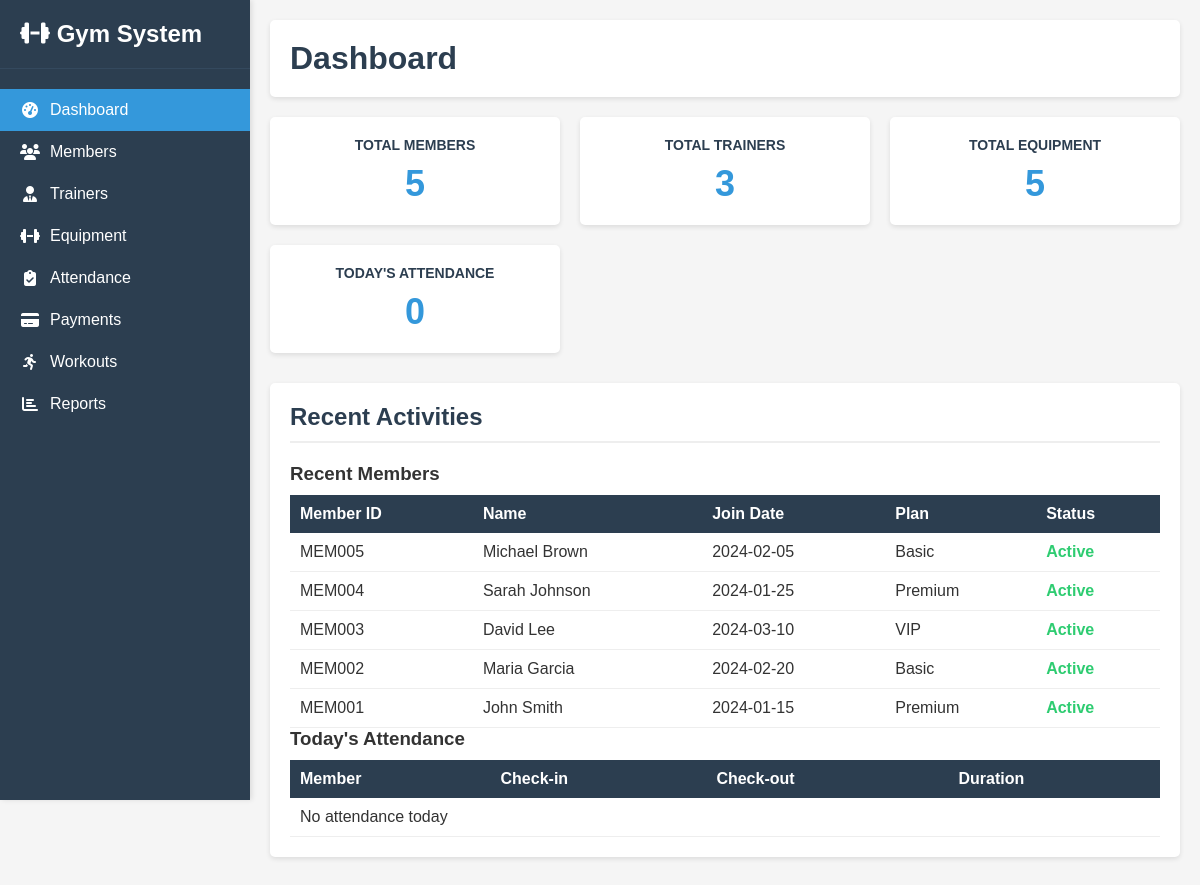
The page / on the database its author committed.
### tables this page shows
CREATE TABLE members (
    id INT PRIMARY KEY AUTO_INCREMENT,
    member_id VARCHAR(20) UNIQUE NOT NULL,
    name VARCHAR(100) NOT NULL,
    email VARCHAR(100),
    phone VARCHAR(15),
    join_date DATE NOT NULL,
    plan_type ENUM('Basic', 'Premium', 'VIP') DEFAULT 'Basic',
    status ENUM('Active', 'Inactive') DEFAULT 'Active',
    created_at TIMESTAMP DEFAULT CURRENT_TIMESTAMP
);

### index.php (the view, shortened to what this page needs)
<?php
include 'config.php';
?>
<!DOCTYPE html>
<html lang="en">
<head>
    <link rel="stylesheet" href="style.css">
    <link rel="stylesheet" href="https://cdnjs.cloudflare.com/ajax/libs/font-awesome/6.4.0/css/all.min.css">
</head>
<body>
    <div class="sidebar">
        <div class="logo">
            <i class="fas fa-dumbbell"></i>
            <span>Gym System</span>
        </div>
        <ul class="sidebar-nav">
            <li><a href="index.php" class="active">
                <i class="fas fa-tachometer-alt"></i>
                <span>Dashboard</span>
            </a></li>
            <li><a href="members.php">
                <i class="fas fa-users"></i>
                <span>Members</span>
            </a></li>
            <li><a href="trainers.php">
                <i class="fas fa-user-tie"></i>
                <span>Trainers</span>
            </a></li>
            <li><a href="equipment.php">
                <i class="fas fa-dumbbell"></i>
                <span>Equipment</span>
            </a></li>
            <li><a href="attendance.php">
                <i class="fas fa-clipboard-check"></i>
                <span>Attendance</span>
            </a></li>
            <li><a href="payments.php">
                <i class="fas fa-credit-card"></i>
                <span>Payments</span>
            </a></li>
            <li><a href="workouts.php">
                <i class="fas fa-running"></i>
                <span>Workouts</span>
            </a></li>
            <li><a href="reports.php">
                <i class="fas fa-chart-bar"></i>
                <span>Reports</span>
            </a></li>
        </ul>
    </div>
    <div class="main-content">
        <div class="content-header">
            <h1>Dashboard</h1>
        </div>
        <div class="dashboard-cards">
            <?php
            $counts = [];
            $result = mysqli_query($conn, "SELECT COUNT(*) as count FROM members");
            $row = mysqli_fetch_assoc($result);
            $counts['members'] = $row['count'];
            $result = mysqli_query($conn, "SELECT COUNT(*) as count FROM trainers");
            $row = mysqli_fetch_assoc($result);
            $counts['trainers'] = $row['count'];
            $result = mysqli_query($conn, "SELECT COUNT(*) as count FROM equipment");
            $row = mysqli_fetch_assoc($result);
            $counts['equipment'] = $row['count'];
            $today = date('Y-m-d');
            $result = mysqli_query($conn, "SELECT COUNT(*) as count FROM attendance WHERE DATE(check_in) = '$today'");
            $row = mysqli_fetch_assoc($result);
            $counts['attendance'] = $row['count'];
            ?>
            <div class="card">
                <h3>Total Members</h3>
                <div class="count"><?php echo $counts['members']; ?></div>
            </div>
            <div class="card">
                <h3>Total Trainers</h3>
                <div class="count"><?php echo $counts['trainers']; ?></div>
            </div>
            <div class="card">
                <h3>Total Equipment</h3>
                <div class="count"><?php echo $counts['equipment']; ?></div>
            </div>
            <div class="card">
                <h3>Today's Attendance</h3>
                <div class="count"><?php echo $counts['attendance']; ?></div>
            </div>
        </div>
        <div class="content-box">
            <h2>Recent Activities</h2>
            <h3>Recent Members</h3>
            <table class="table">
                <thead>
                    <tr>
                        <th>Member ID</th>
                        <th>Name</th>
                        <th>Join Date</th>
                        <th>Plan</th>
                        <th>Status</th>
                    </tr>
                </thead>
                <tbody>
                    <?php
                    $sql = "SELECT * FROM members ORDER BY id DESC LIMIT 5";
                    $result = mysqli_query($conn, $sql);
                    if(mysqli_num_rows($result) > 0) {
                        while($row = mysqli_fetch_assoc($result)) {
                            echo "<tr>";
                            echo "<td>" . $row['member_id'] . "</td>";
                            echo "<td>" . $row['name'] . "</td>";
                            echo "<td>" . $row['join_date'] . "</td>";
                            echo "<td>" . $row['plan_type'] . "</td>";
                            echo "<td><span class='status-" . strtolower($row['status']) . "'>" . $row['status'] . "</span></td>";
                            echo "</tr>";
                        }
                    } else {
                        echo "<tr><td colspan='5'>No members found</td></tr>";
                    }
                    ?>
                </tbody>
            </table>
            <h3>Today's Attendance</h3>
            <table class="table">
                <thead>
                    <tr>
                        <th>Member</th>
                        <th>Check-in</th>
                        <th>Check-out</th>
                        <th>Duration</th>
                    </tr>
                </thead>
                <tbody>
                    <?php
                    $sql = "SELECT a.*, m.name
                            FROM attendance a
                            JOIN members m ON a.member_id = m.id
                            WHERE DATE(a.check_in) = '$today'
                            ORDER BY a.check_in DESC";
                    $result = mysqli_query($conn, $sql);
                    if(mysqli_num_rows($result) > 0) {
                        while($row = mysqli_fetch_assoc($result)) {
                            $check_in = date('h:i A', strtotime($row['check_in']));
                            $check_out = $row['check_out'] ? date('h:i A', strtotime($row['check_out'])) : '-';
                            if($row['check_out']) {
                                $diff = strtotime($row['check_out']) - strtotime($row['check_in']);
                                $hours = floor($diff / 3600);
                                $minutes = floor(($diff % 3600) / 60);
                                $duration = $hours . "h " . $minutes . "m";
                            } else {
                                $duration = '-';
                            }
                            echo "<tr>";
                            echo "<td>" . $row['name'] . "</td>";
                            echo "<td>" . $check_in . "</td>";
                            echo "<td>" . $check_out . "</td>";
                            echo "<td>" . $duration . "</td>";
                            echo "</tr>";
                        }
                    } else {
                        echo "<tr><td colspan='4'>No attendance today</td></tr>";
                    }
                    ?>
                </tbody>
            </table>
        </div>
    </div>
</body>
</html>

### style.css (style rules this page uses)
* { margin: 0; padding: 0; box-sizing: border-box; }
body { font-family: Arial, sans-serif; background-color: #f5f5f5; color: #333; display: flex; min-height: 100vh; }
.sidebar { width: 250px; background-color: #2c3e50; color: white; padding: 20px 0; position: fixed; height: 100vh; overflow-y: auto; box-shadow: 2px 0 5px rgba(0,0,0,0.1); }
.sidebar .logo { padding: 0 20px 20px; font-size: 24px; font-weight: bold; border-bottom: 1px solid #34495e; margin-bottom: 20px; }
.sidebar-nav { list-style: none; }
.sidebar-nav a { display: flex; align-items: center; color: white; text-decoration: none; padding: 12px 20px; transition: all 0.3s; }
.sidebar-nav a.active { background-color: #3498db; }
.sidebar-nav i { margin-right: 10px; width: 20px; text-align: center; }
.main-content { flex: 1; margin-left: 250px; padding: 20px; }
.content-header { background-color: white; padding: 20px; border-radius: 5px; box-shadow: 0 2px 5px rgba(0,0,0,0.1); margin-bottom: 20px; }
.content-header h1 { color: #2c3e50; }
.dashboard-cards { display: grid; grid-template-columns: repeat(auto-fit, minmax(250px, 1fr)); gap: 20px; margin-bottom: 30px; }
.card { background-color: white; padding: 20px; border-radius: 5px; box-shadow: 0 2px 5px rgba(0,0,0,0.1); text-align: center; }
.card h3 { color: #2c3e50; margin-bottom: 10px; font-size: 14px; text-transform: uppercase; }
.card .count { font-size: 36px; font-weight: bold; color: #3498db; }
.content-box { background-color: white; padding: 20px; border-radius: 5px; box-shadow: 0 2px 5px rgba(0,0,0,0.1); margin-bottom: 20px; }
.content-box h2 { color: #2c3e50; margin-bottom: 20px; padding-bottom: 10px; border-bottom: 2px solid #eee; }
.table { width: 100%; border-collapse: collapse; margin-top: 10px; }
.table th { background-color: #2c3e50; color: white; padding: 10px; text-align: left; }
.table td { padding: 10px; border-bottom: 1px solid #eee; }
.status-active { color: #2ecc71; font-weight: bold; }

### rows shown on the page
members: member "MEM005", name "Michael Brown", join_date "2024-02-05", plan_type "Basic", status "Active"
members: member "MEM004", name "Sarah Johnson", join_date "2024-01-25", plan_type "Premium", status "Active"
members: member "MEM003", name "David Lee", join_date "2024-03-10", plan_type "VIP", status "Active"
members: member "MEM002", name "Maria Garcia", join_date "2024-02-20", plan_type "Basic", status "Active"
members: member "MEM001", name "John Smith", join_date "2024-01-15", plan_type "Premium", status "Active"

### other values the page prints
$counts['members'] "5"
$counts['trainers'] "3"
$counts['equipment'] "5"
$counts['attendance'] "0"
